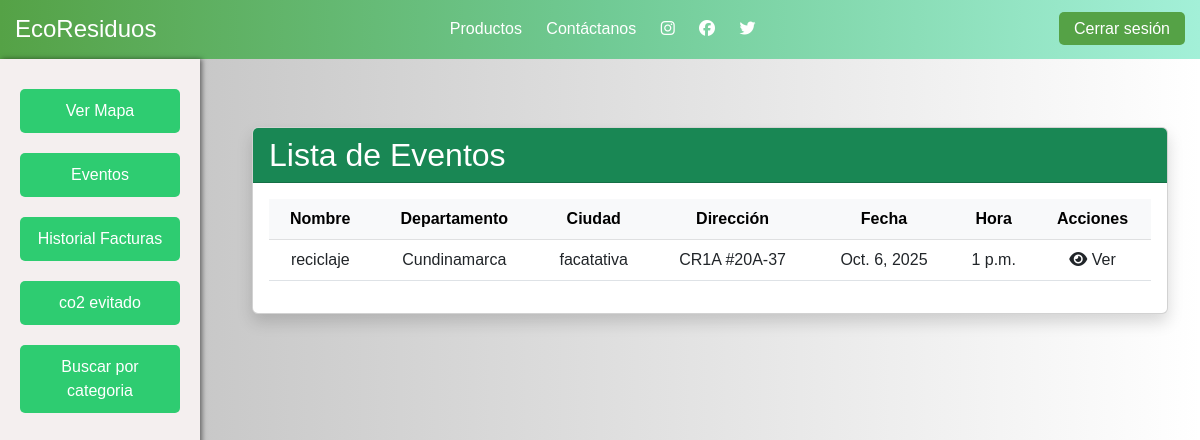
The app's page /eventos/, older data.
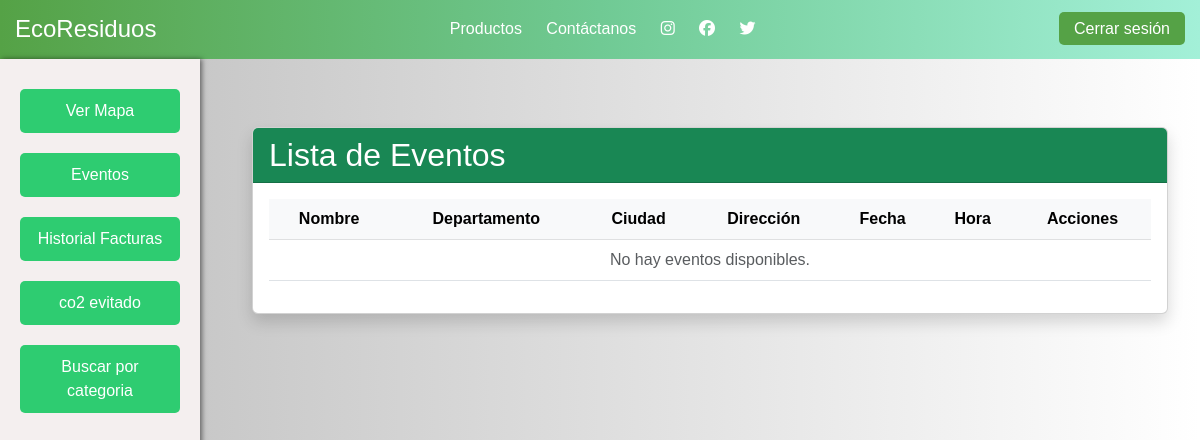
The same page, newer data.
### tareas/models.py (models this page shows, shortened)
class Evento(models.Model):
    nombre = models.CharField(max_length=200)
    departamento = models.CharField(max_length=100)
    ciudad = models.CharField(max_length=100)
    direccion = models.CharField(max_length=250)
    fecha = models.DateField()
    hora = models.TimeField()

### tareas/views.py (the view)
# urls.py: path('eventos/', listar_eventos, name='listar_eventos'),
def listar_eventos(request):
    eventos = Evento.objects.all()
    return render(request, 'eventos/listar_eventos.html', {'eventos': eventos})

### tareas/templates/eventos/listar_eventos.html (shortened to what this page needs)
{% extends "base2.html" %}
{% block content %}
<div class="container mt-5">
    <div class="card shadow">
        <div class="card-header bg-success text-white">
            <h2 class="mb-0">Lista de Eventos</h2>
        </div>
        <div class="card-body">
            <div class="table-responsive">
                <table class="table table-hover align-middle text-center">
                    <thead class="table-light">
                        <tr>
                            <th>Nombre</th>
                            <th>Departamento</th>
                            <th>Ciudad</th>
                            <th>Dirección</th>
                            <th>Fecha</th>
                            <th>Hora</th>
                            <th>Acciones</th>
                        </tr>
                    </thead>
                    <tbody>
                        {% for evento in eventos %}
                        <tr>
                            <td>{{ evento.nombre }}</td>
                            <td>{{ evento.departamento }}</td>
                            <td>{{ evento.ciudad }}</td>
                            <td>{{ evento.direccion }}</td>
                            <td>{{ evento.fecha }}</td>
                            <td>{{ evento.hora }}</td>
                            <td>
                                    <i class="fas fa-eye"></i> Ver
                            </td>
                        </tr>
                        {% empty %}
                        <tr>
                            <td colspan="7" class="text-muted">No hay eventos disponibles.</td>
                        </tr>
                        {% endfor %}
                    </tbody>
                </table>
            </div>
        </div>
    </div>
</div>
{% endblock %}

Row changes from the older to the newer data that the page shows:
removed Evento: nombre "reciclaje", departamento "Cundinamarca", ciudad "facatativa", direccion "CR1A #20A-37", fecha "Oct. 6, 2025", hora "1 p.m."
Text that changed along with them:
text now shown: "No hay eventos disponibles."
